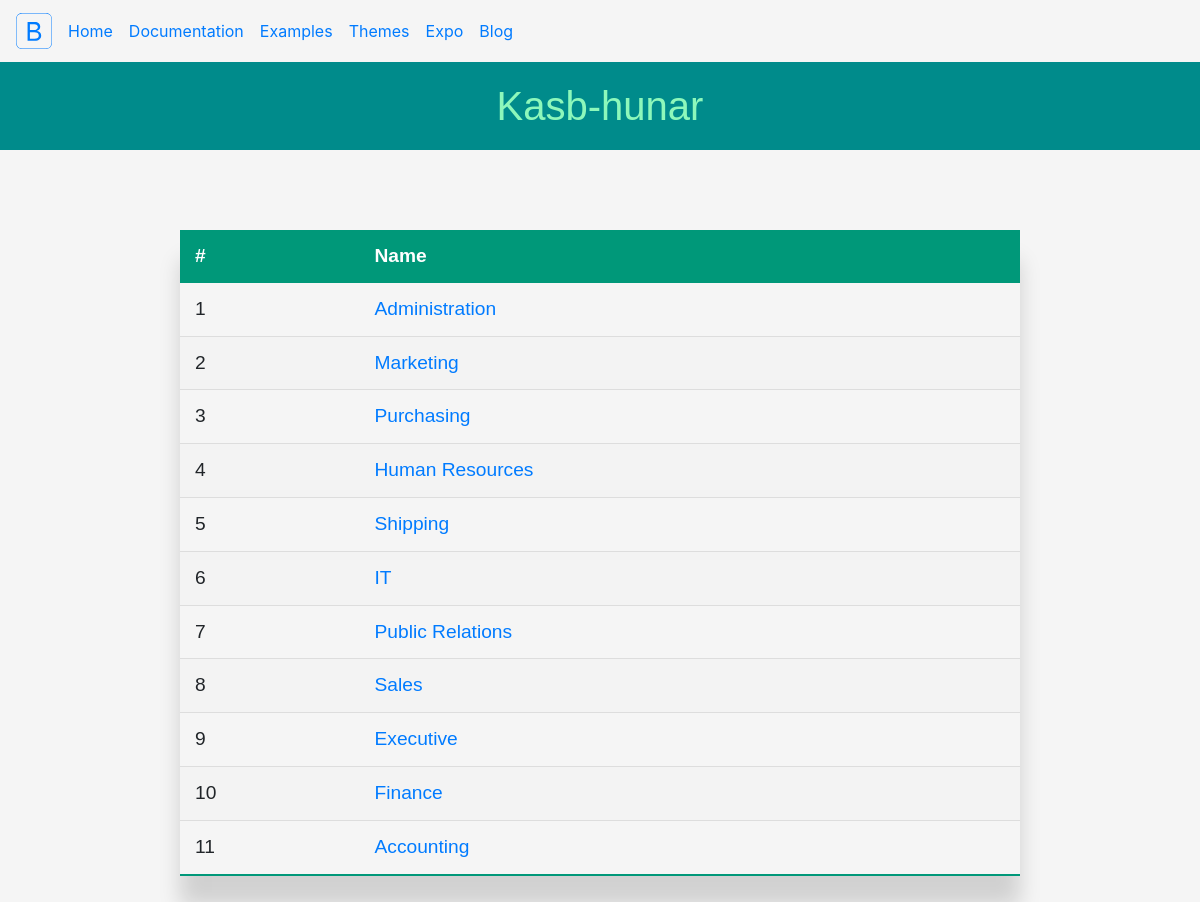
The page /depar/ on the database its author committed.
### orm_app/models.py (models this page shows)
class Departments(models.Model):
    department_id = models.AutoField(primary_key=True)
    department_name = models.TextField()
    location = models.ForeignKey('Locations', models.DO_NOTHING)
    class Meta:
        managed = False
        db_table = 'departments'

### orm_app/views.py (the view)
# urls.py: path('depar/', get_departments, name="depar"),
def get_departments(request):
    queryset = Departments.objects.all()
    context = {"depar": queryset}
    return render(request, 'departments.html', context)

### templates/departments.html (shortened to what this page needs)
<!DOCTYPE html>
<html>
{% load static %}
<head>
    <link rel="stylesheet" href="{% static 'css/style.css' %}">
    <link rel="stylesheet" href="{% static 'css/bootstrap.min.css' %}">
</head>
<body style="background-color:whitesmoke">
<header class="navbar navbar-expand  flex-column flex-md-row bd-navbar">
    <a class="navbar-brand mr-0 mr-md-2" href="#" aria-label="Bootstrap">
    </a>
    <div class="navbar-nav-scroll">
        <ul class="navbar-nav bd-navbar-nav flex-row">
            <li class="nav-item">
                <a class="nav-link active" href="/"
                   onclick="ga('send', 'event', 'Navbar', 'Community links', 'Bootstrap');">Home</a>
            </li>
            <li class="nav-item">
                <a class="nav-link " href="salary/10"
                   onclick="ga('send', 'event', 'Navbar', 'Community links', 'Docs');">Documentation</a>
            </li>
            <li class="nav-item">
                <a class="nav-link " href="#"
                   onclick="ga('send', 'event', 'Navbar', 'Community links', 'Examples');">Examples</a>
            </li>
            <li class="nav-item">
                <a class="nav-link" href="#"
                   onclick="ga('send', 'event', 'Navbar', 'Community links', 'Themes');">Themes</a>
            </li>
            <li class="nav-item">
                <a class="nav-link" href="#"
                   onclick="ga('send', 'event', 'Navbar', 'Community links', 'Expo');">Expo</a>
            </li>
            <li class="nav-item">
                <a class="nav-link" href="#"
                   onclick="ga('send', 'event', 'Navbar', 'Community links', 'Blog');">Blog</a>
            </li>
        </ul>
    </div>
</header>
<h1 style="background-color:darkcyan;text-align:center;margin:auto;color:#8df8bb;font-family: sans-serif;padding:20px">Kasb-hunar</h1>
<table class="styled-table">
    <thead>
    <tr>
        <th>#</th>
        <th>Name</th>
    </tr>
    </thead>
    <tbody>
    {% for d in depar %}
    <tr>
        <td>{{ forloop.counter }}</td>
        <td><a href="{% url 'location' location_id=d.location_id %}">{{d.department_name}}</a></td>
    </tr>
    {% endfor %}
    </tbody>
</table>
</body>
</html>

### static/css/style.css (style rules this page uses)
.styled-table { border-collapse: collapse; margin: 80px auto; font-size: 1.2em; font-family: sans-serif; min-width: 70%; box-shadow: 0 30px 20px rgba(0, 0, 0, 0.15); }
.styled-table thead tr { background-color: #009879; color: #ffffff; text-align: left; }
.styled-table th, .styled-table td { padding: 12px 15px; }
.styled-table tbody tr { border-bottom: 1px solid #dddddd; }
.styled-table tbody tr:nth-of-type(even) { background-color: #f3f3f3; }
.styled-table tbody tr:last-of-type { border-bottom: 2px solid #009879; }

### rows shown on the page
Departments: department_name "Administration"
Departments: department_name "Marketing"
Departments: department_name "Purchasing"
Departments: department_name "Human Resources"
Departments: department_name "Shipping"
Departments: department_name "IT"
Departments: department_name "Public Relations"
Departments: department_name "Sales"
Departments: department_name "Executive"
Departments: department_name "Finance"
Departments: department_name "Accounting"
